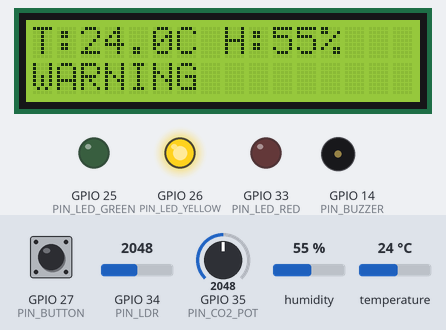
Simulated run of this sketch. Board: ESP32. Parts: 16×2 character LCD, output pins drawn as LEDs (lit = HIGH), buzzer (waves = sounding). Inputs (shaded band) come from the test bench; at power-on: humidity 55 %, GPIO 27 (PIN_BUTTON) HIGH, GPIO 35 (PIN_CO2_POT) = 2048, GPIO 34 (PIN_LDR) = 2048, temperature 24 °C. What the sketch prints to the serial monitor is not drawn.

Above: at 1.2 s.
1.3 s: humidity set to 31 %
At 5.1 s:
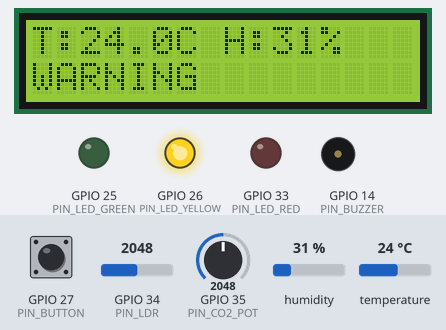
5.6 s: humidity set to 28 %
At 9.3 s:
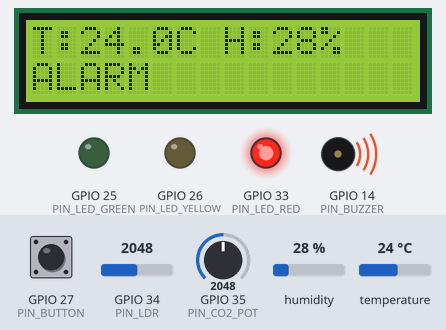
9.6 s: GPIO 27 (PIN_BUTTON) pulled LOW for 0.15 s
At 10.0 s:
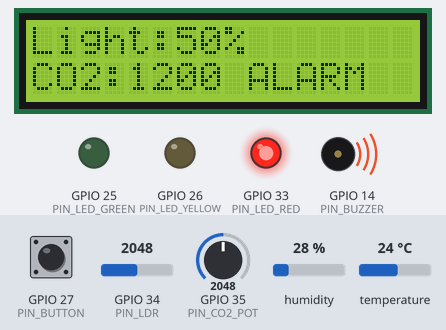
11.2 s: GPIO 35 (PIN_CO2_POT) set to 1052
At 13.3 s:
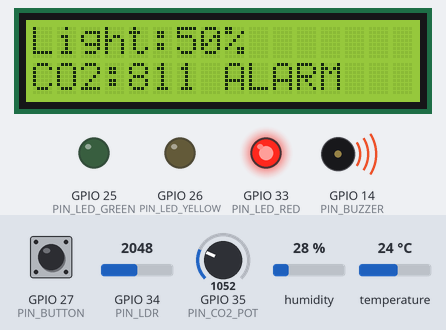
13.6 s: GPIO 35 (PIN_CO2_POT) set to 977
At 14.8 s:
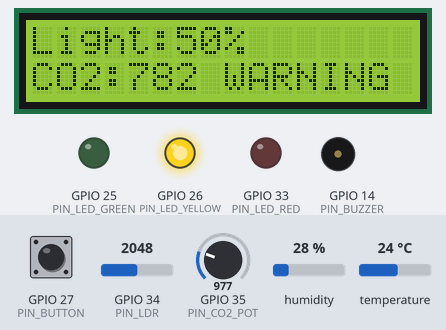
15.6 s: humidity set to 40 %
At 16.6 s:
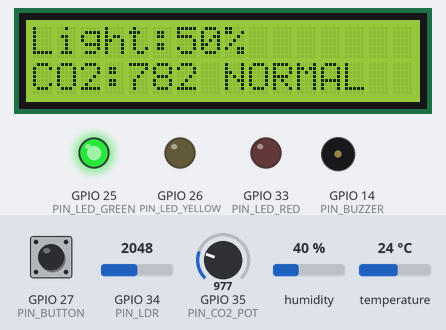
Timing chart, 0 to 18.6 s (numbered marks = the images above; inputs shaded):
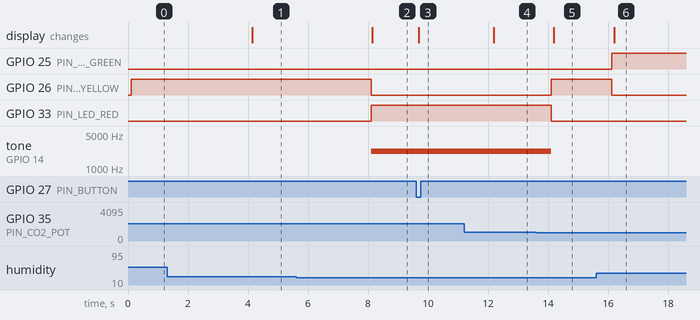

The sketch:

test-makerindo.ino
```cpp
#include <Wire.h>
#include <DHT.h>
#include <LiquidCrystal_I2C.h>

#define PIN_DHT        4
#define PIN_LDR        34
#define PIN_CO2_POT    35
#define PIN_BUTTON     27
#define PIN_LED_GREEN  25
#define PIN_LED_YELLOW 26
#define PIN_LED_RED    33
#define PIN_BUZZER     14

DHT dht(PIN_DHT, DHT22);
LiquidCrystal_I2C lcd(0x27, 16, 2);

// ---------- Threshold (bisa diubah via Serial command KEY=VALUE) ----------
float tempWarning=28.0, tempAlarm=35.0;
float humWarningLow=30.0, humWarningHigh=80.0;
float humAlarmLow=20.0, humAlarmHigh=90.0;
float lightWarning=20.0, lightAlarm=10.0;
float co2Warning=800.0, co2Alarm=1200.0;

int mode=1; // 1 suhu/kelembaban, 2 cahaya/CO2, 3 status/uptime
float temperatureC=NAN, humidityPct=NAN, lightPct=0, co2ppm=400;
int systemStatus=0;      // 0 normal, 1 warning, 2 alarm
int previousStatus=0;    // deteksi transisi ke ALARM (Serial alert sekali saja)

unsigned long startedAt=0, lastSensorRead=0, lastDisplay=0, lastJson=0;
unsigned long lastButtonChange=0;
bool buttonStable=HIGH, buttonPrevious=HIGH;
String commandBuffer;

int previousMode=0; // paksa redraw penuh saat mode berganti

bool outside(float value, float low, float high) { return value < low || value > high; }

String statusText(int s) {
  return s==2 ? "ALARM" : (s==1 ? "WARNING" : "NORMAL");
}

// Cetak satu baris LCD dengan padding spasi penuh 16 kolom, tanpa lcd.clear()
// supaya tidak flicker.
void lcdPrintLine(int row, String text) {
  if (text.length() > 16) text = text.substring(0, 16);
  while (text.length() < 16) text += ' ';
  lcd.setCursor(0, row);
  lcd.print(text);
}

void processCommand(String line) {
  line.trim();
  int equalsAt = line.indexOf('=');
  if (equalsAt <= 0) { Serial.println("ERR: format KEY=VALUE"); return; }
  String key = line.substring(0, equalsAt); key.trim();
  float value = line.substring(equalsAt + 1).toFloat();

  if (key=="TEMP_WARN") tempWarning=value;
  else if (key=="TEMP_ALARM") tempAlarm=value;
  else if (key=="HUM_WARN_LOW") humWarningLow=value;
  else if (key=="HUM_WARN_HIGH") humWarningHigh=value;
  else if (key=="HUM_ALARM_LOW") humAlarmLow=value;
  else if (key=="HUM_ALARM_HIGH") humAlarmHigh=value;
  else if (key=="LIGHT_WARN") lightWarning=value;
  else if (key=="LIGHT_ALARM") lightAlarm=value;
  else if (key=="CO2_WARN") co2Warning=value;
  else if (key=="CO2_ALARM") co2Alarm=value;
  else { Serial.println("ERR: unknown threshold key"); return; }

  Serial.print("OK: "); Serial.print(key); Serial.print("="); Serial.println(value);
}

void pollSerial() {
  while (Serial.available()) {
    char ch = (char)Serial.read();
    if (ch=='\n' || ch=='\r') {
      if (commandBuffer.length()) { processCommand(commandBuffer); commandBuffer=""; }
    } else if (commandBuffer.length() < 80) {
      commandBuffer += ch;
    }
  }
}

void setup() {
  Serial.begin(115200);

  Wire.begin();          // default I2C pin ESP32: SDA=21, SCL=22
  lcd.init();
  lcd.backlight();
  dht.begin();

  pinMode(PIN_BUTTON, INPUT_PULLUP);
  pinMode(PIN_LED_GREEN, OUTPUT);
  pinMode(PIN_LED_YELLOW, OUTPUT);
  pinMode(PIN_LED_RED, OUTPUT);
  pinMode(PIN_BUZZER, OUTPUT);

  startedAt = millis();
  lcdPrintLine(0, "Env Monitor");
  lcdPrintLine(1, "System Ready");
  Serial.println("Monitor ready. Threshold command format: CO2_WARN=900");
}

void loop() {
  unsigned long now = millis();
  pollSerial();

  // --- Ganti mode saat tombol ditekan (debounce, deteksi tepi) ---
  bool buttonNow = digitalRead(PIN_BUTTON);
  if (buttonNow != buttonPrevious) { buttonPrevious = buttonNow; lastButtonChange = now; }
  if (now - lastButtonChange >= 35 && buttonNow != buttonStable) {
    buttonStable = buttonNow;
    if (buttonStable == LOW) {
      mode = (mode % 3) + 1;
      Serial.print("Mode="); Serial.println(mode);
    }
  }

  // --- Baca sensor & tentukan status tiap 2 detik ---
  if (now - lastSensorRead >= 2000 || lastSensorRead == 0) {
    lastSensorRead = now;

    float t = dht.readTemperature();
    float h = dht.readHumidity();
    if (!isnan(t)) temperatureC = t;
    if (!isnan(h)) humidityPct = h;

    int ldrRaw = analogRead(PIN_LDR);
    int co2Raw = analogRead(PIN_CO2_POT);
    lightPct = 100.0f * (float)ldrRaw / 4095.0f;
    co2ppm   = 400.0f + 1600.0f * (float)co2Raw / 4095.0f;

    // Hitung JUMLAH parameter yang keluar dari rentang normal (warning
    // maupun alarm dianggap sama-sama "melebihi threshold").
    bool tOut = !isnan(temperatureC) && (temperatureC > tempWarning);
    bool hOut = !isnan(humidityPct) && outside(humidityPct, humWarningLow, humWarningHigh);
    bool lOut = lightPct < lightWarning;
    bool cOut = co2ppm > co2Warning;

    int outCount = (int)tOut + (int)hOut + (int)lOut + (int)cOut;
    systemStatus = (outCount >= 2) ? 2 : (outCount == 1 ? 1 : 0);

    digitalWrite(PIN_LED_GREEN,  systemStatus==0 ? HIGH : LOW);
    digitalWrite(PIN_LED_YELLOW, systemStatus==1 ? HIGH : LOW);
    digitalWrite(PIN_LED_RED,    systemStatus==2 ? HIGH : LOW);
    if (systemStatus==2) tone(PIN_BUZZER, 2200); else noTone(PIN_BUZZER);

    // Serial alert khusus, hanya sekali saat BARU masuk ke ALARM
    if (systemStatus==2 && previousStatus!=2) {
      Serial.print("ALERT: system entered ALARM state (");
      Serial.print(outCount); Serial.println(" parameters out of range)");
    }
    previousStatus = systemStatus;

    Serial.print("T="); Serial.print(temperatureC);
    Serial.print("C H="); Serial.print(humidityPct);
    Serial.print("% LDR="); Serial.print(ldrRaw);
    Serial.print(" ("); Serial.print(lightPct,1); Serial.print("%) CO2=");
    Serial.print(co2ppm,0); Serial.print("ppm status=");
    Serial.println(statusText(systemStatus));
  }

  // --- Update LCD tiap 500ms (tanpa clear(), anti-flicker) ---
  if (now - lastDisplay >= 500 || mode != previousMode) {
    lastDisplay = now;
    previousMode = mode;

    if (mode == 1) {
      String line0 = "T:" + (isnan(temperatureC) ? "--" : String(temperatureC,1)) +
                      "C H:" + (isnan(humidityPct) ? "--" : String(humidityPct,0)) + "%";
      lcdPrintLine(0, line0);
      lcdPrintLine(1, statusText(systemStatus));
    } else if (mode == 2) {
      lcdPrintLine(0, "Light:" + String(lightPct,0) + "%");
      lcdPrintLine(1, "CO2:" + String(co2ppm,0) + " " + statusText(systemStatus));
    } else {
      lcdPrintLine(0, "Status:" + statusText(systemStatus));
      lcdPrintLine(1, "Uptime " + String((now-startedAt)/1000) + " sec");
    }
  }

  // --- Kirim JSON tiap 5 detik ---
  if (now - lastJson >= 5000) {
    lastJson = now;
    Serial.printf("{\"temperature_c\":%.1f,\"humidity_pct\":%.1f,\"light_pct\":%.1f,\"co2_ppm\":%.0f,\"status\":\"%s\",\"uptime_s\":%lu}\n",
      temperatureC, humidityPct, lightPct, co2ppm,
      statusText(systemStatus).c_str(),
      (now-startedAt)/1000);
  }

  delay(5);
}
```

Measured:
- the behaviour switches between 30 and 29 % on humidity (found by bisection; images 1 and 2)
- the behaviour switches between 1024 and 1023 on GPIO 35 (PIN_CO2_POT) (found by bisection; images 4 and 5)
- after the input at 1.3 s, the display: changes after 2.8 s (image 1)
- after the input at 5.6 s, GPIO 26 (PIN_LED_YELLOW): HIGH → LOW after 2.5 s; GPIO 33 (PIN_LED_RED): LOW → HIGH after 2.5 s; tone on GPIO 14 (PIN_BUZZER): silent → 2200 Hz after 2.5 s; the display: changes after 2.5 s (image 2)
- after the input at 9.6 s, the display: changes after 0.09 s (image 3)
- after the input at 11.2 s, the display: changes after 0.99 s (image 4)
- after the input at 13.6 s, GPIO 26 (PIN_LED_YELLOW): LOW → HIGH after 0.52 s; GPIO 33 (PIN_LED_RED): HIGH → LOW after 0.52 s; tone on GPIO 14 (PIN_BUZZER): 2200 Hz → silent after 0.52 s; the display: changes after 0.60 s (image 5)
- after the input at 15.6 s, GPIO 25 (PIN_LED_GREEN): LOW → HIGH after 0.52 s; GPIO 26 (PIN_LED_YELLOW): HIGH → LOW after 0.52 s; the display: changes after 0.60 s (image 6)
